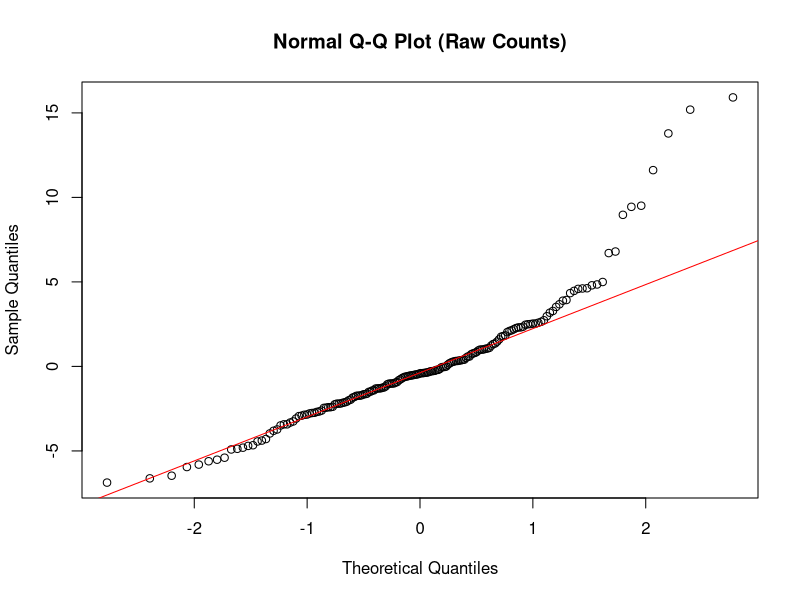
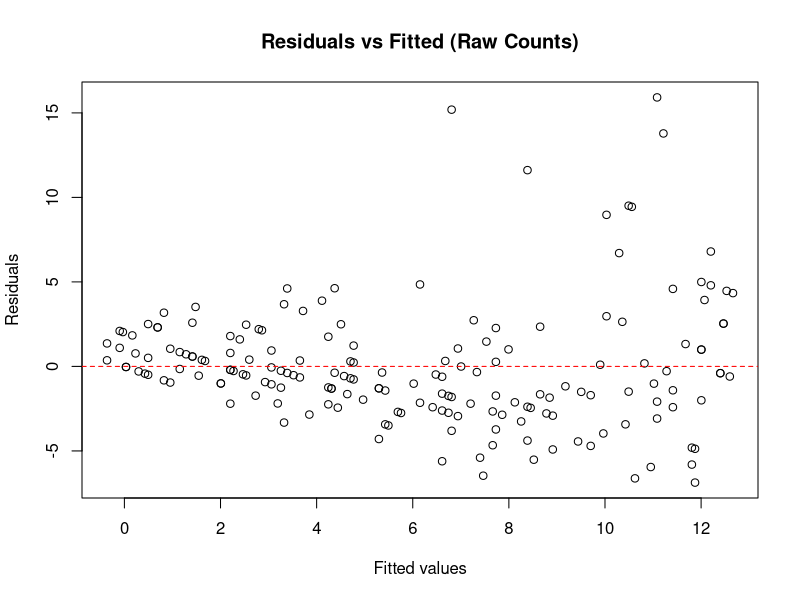
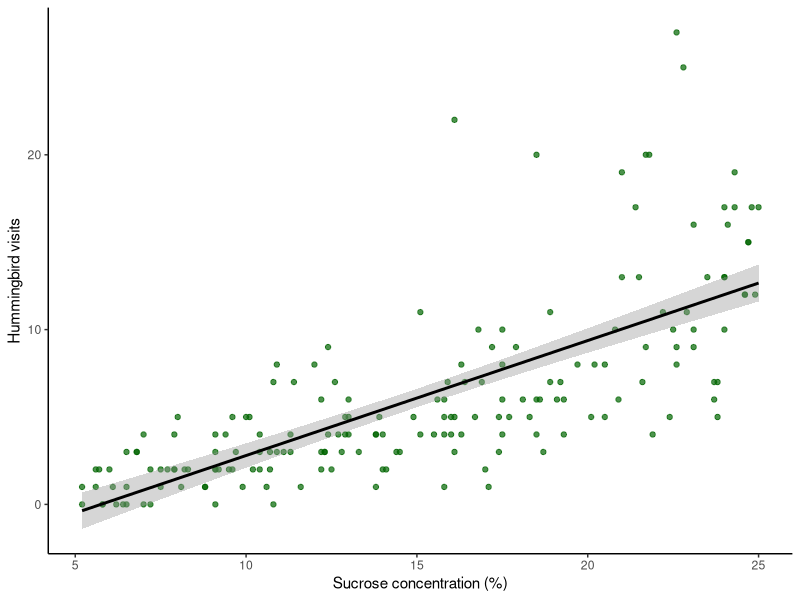
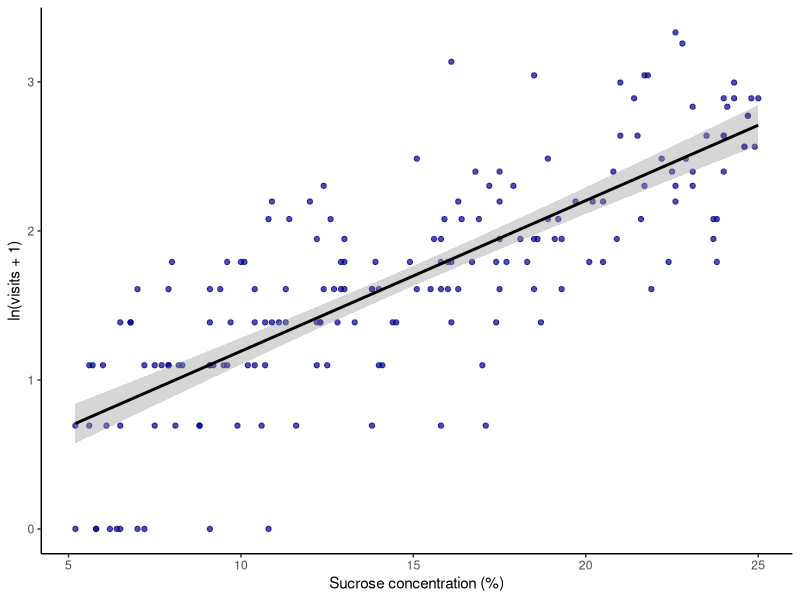
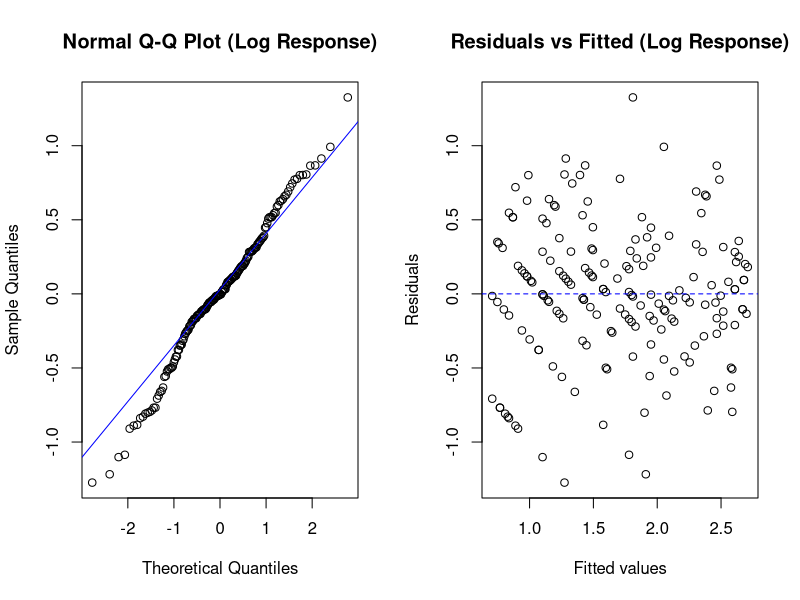
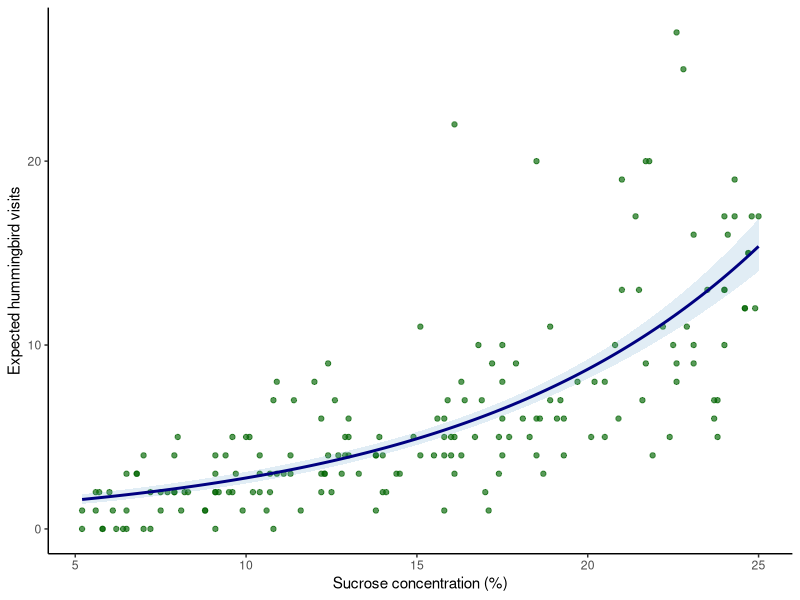
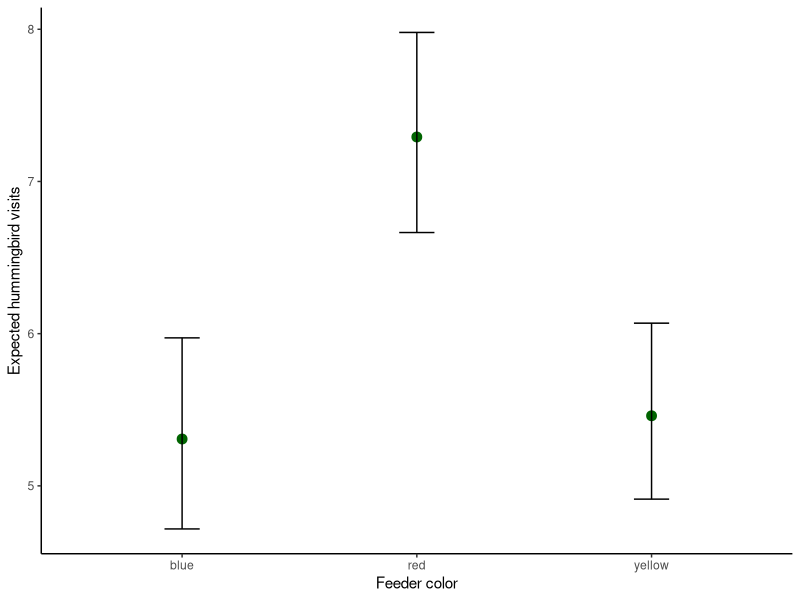
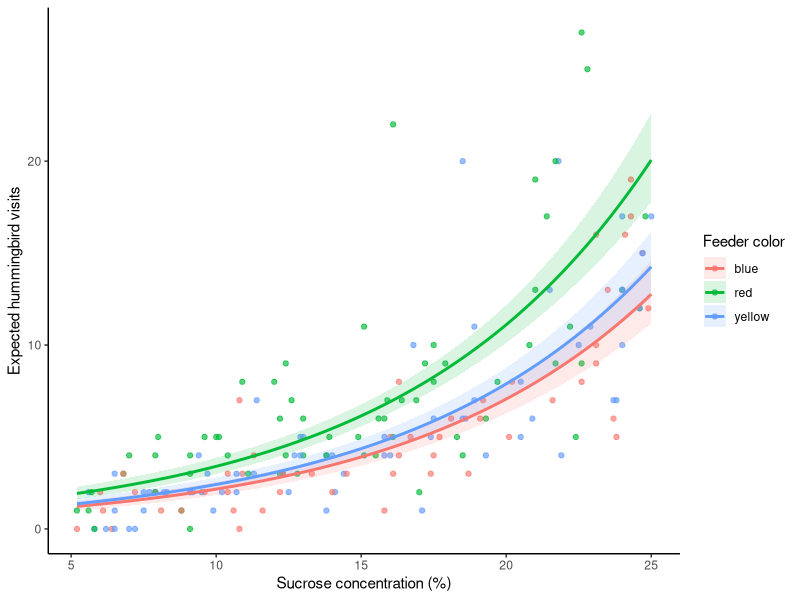

The R script that drew these images, in order:
## ---- chunk 1
library(car)
library(ggplot2)
## ---- chunk 2
poisson_data <- read.csv("poisson_dataset.csv")

poisson_data$feeder_color <- as.factor(poisson_data$feeder_color)
poisson_data$site <- as.factor(poisson_data$site)

str(poisson_data)
summary(poisson_data)
## ---- chunk 3
wrong_model <- lm(visits ~ sucrose_pct, data = poisson_data)
summary(wrong_model)
## ---- chunk 4

qqnorm(resid(wrong_model), main = "Normal Q-Q Plot (Raw Counts)")
qqline(resid(wrong_model), col = "red")

plot(
  fitted(wrong_model), resid(wrong_model),
  xlab = "Fitted values", ylab = "Residuals",
  main = "Residuals vs Fitted (Raw Counts)"
)
abline(h = 0, col = "red", lty = 2)


## ---- chunk 5
ggplot(poisson_data, aes(x = sucrose_pct, y = visits)) +
  geom_point(alpha = 0.7, color = "darkgreen") +
  stat_smooth(method = "lm", formula = y ~ x, se = TRUE, color = "black") +
  theme_classic() +
  labs(
    x = "Sucrose concentration (%)",
    y = "Hummingbird visits"
  )
## ---- chunk 6
poisson_data$log_visits <- log(poisson_data$visits + 1)

ggplot(poisson_data, aes(x = sucrose_pct, y = log_visits)) +
  geom_point(alpha = 0.7, color = "darkblue") +
  stat_smooth(method = "lm", formula = y ~ x, se = TRUE, color = "black") +
  theme_classic() +
  labs(
    x = "Sucrose concentration (%)",
    y = "ln(visits + 1)"
  )
## ---- chunk 7
log_model <- lm(log_visits ~ sucrose_pct, data = poisson_data)
summary(log_model)
## ---- chunk 8
par(mfrow = c(1, 2))

qqnorm(resid(log_model), main = "Normal Q-Q Plot (Log Response)")
qqline(resid(log_model), col = "blue")

plot(
  fitted(log_model), resid(log_model),
  xlab = "Fitted values", ylab = "Residuals",
  main = "Residuals vs Fitted (Log Response)"
)
abline(h = 0, col = "blue", lty = 2)

par(mfrow = c(1, 1))
## ---- chunk 9
poisson_model <- glm(
  visits ~ sucrose_pct,
  family = poisson(link = "log"),
  data = poisson_data
)

summary(poisson_model)
## ---- chunk 10
coef(summary(log_model))
coef(summary(poisson_model))
## ---- chunk 11
# Exponentiate the slope to get the multiplicative effect on the count scale
exp(coef(poisson_model)["sucrose_pct"])
## ---- chunk 12
Anova(poisson_model, type = "II")
## ---- chunk 13
new_data <- data.frame(
  sucrose_pct = seq(
    min(poisson_data$sucrose_pct),
    max(poisson_data$sucrose_pct),
    length.out = 200
  )
)

pred_link <- predict(poisson_model, newdata = new_data, type = "link", se.fit = TRUE)

new_data$fit <- exp(pred_link$fit)
new_data$lwr <- exp(pred_link$fit - 1.96 * pred_link$se.fit)
new_data$upr <- exp(pred_link$fit + 1.96 * pred_link$se.fit)
## ---- chunk 14
ggplot(poisson_data, aes(x = sucrose_pct, y = visits)) +
  geom_point(alpha = 0.65, color = "darkgreen") +
  geom_ribbon(
    data = new_data,
    aes(x = sucrose_pct, y = fit, ymin = lwr, ymax = upr),
    inherit.aes = FALSE,
    alpha = 0.2,
    fill = "skyblue3"
  ) +
  geom_line(
    data = new_data,
    aes(x = sucrose_pct, y = fit),
    inherit.aes = FALSE,
    color = "navy",
    linewidth = 1
  ) +
  theme_classic() +
  labs(
    x = "Sucrose concentration (%)",
    y = "Expected hummingbird visits"
  )
## ---- chunk 15
cat_model <- glm(
  visits ~ feeder_color,
  family = poisson(link = "log"),
  data = poisson_data
)

summary(cat_model)
Anova(cat_model, type = "II")
## ---- chunk 16
new_data_cat <- data.frame(
  feeder_color = levels(poisson_data$feeder_color)
)

pred_cat <- predict(cat_model, newdata = new_data_cat, type = "link", se.fit = TRUE)

new_data_cat$fit <- exp(pred_cat$fit)
new_data_cat$lwr <- exp(pred_cat$fit - 1.96 * pred_cat$se.fit)
new_data_cat$upr <- exp(pred_cat$fit + 1.96 * pred_cat$se.fit)
## ---- chunk 17
ggplot(new_data_cat, aes(x = feeder_color, y = fit)) +
  geom_point(size = 3, color = "darkgreen") +
  geom_errorbar(aes(ymin = lwr, ymax = upr), width = 0.15) +
  theme_classic() +
  labs(
    x = "Feeder color",
    y = "Expected hummingbird visits"
  )
## ---- chunk 18
combo_model <- glm(
  visits ~ sucrose_pct + feeder_color,
  family = poisson(link = "log"),
  data = poisson_data
)

summary(combo_model)
Anova(combo_model, type = "II")
## ---- chunk 19
new_data_combo <- expand.grid(
  sucrose_pct  = seq(
    min(poisson_data$sucrose_pct),
    max(poisson_data$sucrose_pct),
    length.out = 200
  ),
  feeder_color = levels(poisson_data$feeder_color)
)

pred_combo <- predict(combo_model, newdata = new_data_combo, type = "link", se.fit = TRUE)

new_data_combo$fit <- exp(pred_combo$fit)
new_data_combo$lwr <- exp(pred_combo$fit - 1.96 * pred_combo$se.fit)
new_data_combo$upr <- exp(pred_combo$fit + 1.96 * pred_combo$se.fit)
## ---- chunk 20
ggplot(poisson_data, aes(x = sucrose_pct, y = visits, color = feeder_color)) +
  geom_point(alpha = 0.65) +
  geom_ribbon(
    data = new_data_combo,
    aes(
      x    = sucrose_pct,
      y    = fit,
      ymin = lwr,
      ymax = upr,
      fill = feeder_color
    ),
    inherit.aes = FALSE,
    alpha = 0.15
  ) +
  geom_line(
    data = new_data_combo,
    aes(x = sucrose_pct, y = fit, color = feeder_color),
    inherit.aes = FALSE,
    linewidth = 1
  ) +
  theme_classic() +
  labs(
    x     = "Sucrose concentration (%)",
    y     = "Expected hummingbird visits",
    color = "Feeder color",
    fill  = "Feeder color"
  )
